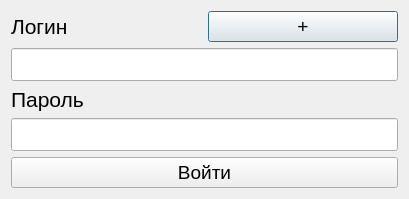
<?xml version="1.0" encoding="UTF-8"?>
<ui version="4.0">
 <class>Dialog</class>
 <widget class="QDialog" name="Dialog">
  <property name="geometry">
   <rect>
    <x>0</x>
    <y>0</y>
    <width>409</width>
    <height>185</height>
   </rect>
  </property>
  <property name="windowTitle">
   <string>Dialog</string>
  </property>
  <layout class="QGridLayout" name="gridLayout">
   <item row="0" column="0">
    <widget class="QLabel" name="label">
     <property name="font">
      <font>
       <pointsize>16</pointsize>
      </font>
     </property>
     <property name="text">
      <string>Логин</string>
     </property>
    </widget>
   </item>
   <item row="0" column="1">
    <widget class="QPushButton" name="new_btn">
     <property name="font">
      <font>
       <pointsize>14</pointsize>
      </font>
     </property>
     <property name="text">
      <string>+</string>
     </property>
    </widget>
   </item>
   <item row="1" column="0" colspan="2">
    <widget class="QLineEdit" name="login">
     <property name="font">
      <font>
       <pointsize>16</pointsize>
      </font>
     </property>
    </widget>
   </item>
   <item row="2" column="0">
    <widget class="QLabel" name="label_2">
     <property name="font">
      <font>
       <pointsize>16</pointsize>
      </font>
     </property>
     <property name="text">
      <string>Пароль</string>
     </property>
    </widget>
   </item>
   <item row="3" column="0" colspan="2">
    <widget class="QLineEdit" name="pasword">
     <property name="font">
      <font>
       <pointsize>16</pointsize>
      </font>
     </property>
    </widget>
   </item>
   <item row="4" column="0" colspan="2">
    <widget class="QPushButton" name="pushButton">
     <property name="font">
      <font>
       <pointsize>14</pointsize>
      </font>
     </property>
     <property name="text">
      <string>Войти</string>
     </property>
    </widget>
   </item>
  </layout>
 </widget>
 <resources/>
 <connections/>
</ui>
